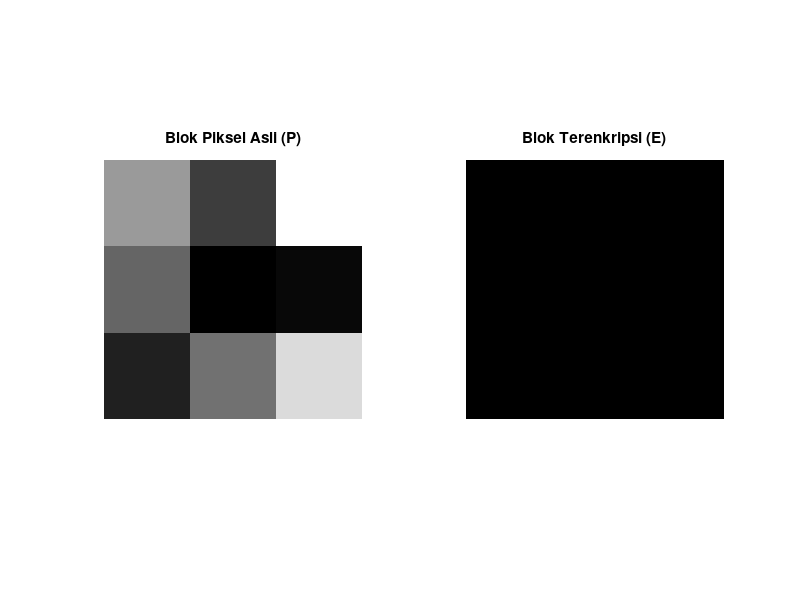

Recreate this plot in MATLAB.
%  UTS Matematika Sains Data — Semester Genap 2025/2026 
%  Soal 2: Invers Citra
%  --------------------------------------------------- 
%  Nama  : Christinna Bata 
%  NIM   : 2510514015
%  Parameter: N=15, a=1, b=5, K=7, theta0=55, alpha=0.006 
%  Tanggal: 2026-04-29
% ===================================================== 
  
clc; clear; close all; 
  
% Parameter personalisasi 
N = 15;  a = 1;  b = 5;  K = 7; 
theta0 = 55;  % derajat 
alpha_lr = 0.006; 

A = [2 5 2; 1 3 5; 5 1 4];

% untuk menjawab bagian 2d: verifikasi hasil inv(A)
% menghitung determinan
det_A = det(A);

fprintf('Determinan A: %.2f\n', det_A);

% menghitung matriks kofaktor dengan nested loop
[n, m] = size(A);
kofaktor = zeros(n, n);
for i = 1:n
    for j = 1:n
        % submatriks yang menghapus baris i dan kolom j
        sub = A;
        sub(i,:) = [];
        sub(:,j) = [];
        
        % determinan dari matriks minor
        minor_ij = sub(1,1)*sub(2,2) - sub(1,2)*sub(2,1);
        
        % isi matriks kofaktor
        kofaktor(i,j) = ((-1)^(i+j)) * minor_ij;
    end
end

% menghitung adjoin
adjoin = zeros(n, n);
for i = 1:n
    for j = 1:n
        adjoin(j,i) = kofaktor(i,j); % transpose
    end
end

% menghitung invers A
A_inv_manual = adjoin / det_A;

fprintf('\nMatriks Invers (Hasil Loop):\n');
disp(A_inv_manual);

% Hitung Error Frobenius sesuai permintaan soal
error_fro = norm(A_inv_manual - inv(A), 'fro');
fprintf('Norma Error Frobenius: %.15e\n', error_fro);

% untuk enkripsi matriks 3x3
P = [120 50 200; 80 3 10; 30 90 170];
A = [2 5 2; 1 3 5; 5 1 4];

% enkripsi
E = A * P;

% Visualisasi
subplot(1,2,1);
imshow(uint8(P), []);
title('Blok Piksel Asli (P)');

subplot(1,2,2);
imshow(uint8(E), []);
title('Blok Terenkripsi (E)');

% Catatan: E akan terlihat putih semua karena nilai melebihi grayscale
% (255).
